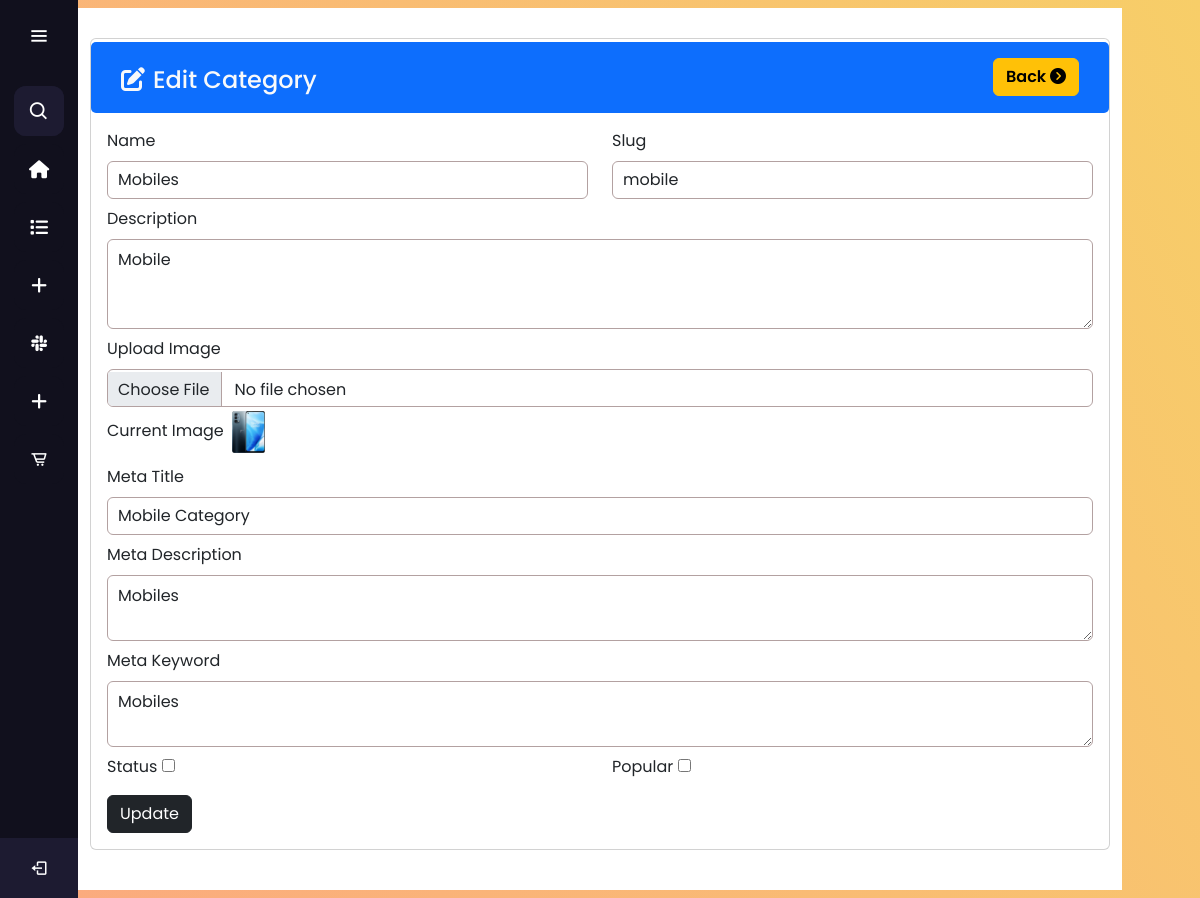
Page /Admin/edit-category.php?id=18 (signed in) on the committed database.
### tables this page shows
CREATE TABLE `categories` (
  `id` int(11) NOT NULL,
  `name` varchar(191) NOT NULL,
  `slug` varchar(191) NOT NULL,
  `description` mediumtext NOT NULL,
  `status` tinyint(4) NOT NULL DEFAULT 0,
  `popular` tinyint(4) NOT NULL DEFAULT 0,
  `image` varchar(191) NOT NULL,
  `meta_title` varchar(191) NOT NULL,
  `meta_description` mediumtext NOT NULL,
  `meta_keywords` mediumtext NOT NULL,
  `created_at` timestamp NOT NULL DEFAULT current_timestamp()
);

### functions/myfunctions.php (called while the page is built, shortened)
<?php
include('../config/dbcon.php');
    function getById($table,$id)
    {
        global $con;
        $query="SELECT * from $table where id='$id'";
        return $query_run = mysqli_query($con, $query);
    }
?>

### Admin/edit-category.php (the view, shortened to what this page needs)
<?php include("./includes/header.php") ?>
<?php include("./includes/sidebar.php") ?>
<section class="home-section">
    <div class="container ">
        <div class="row">
            <div class="col-md-12">
                <?php
                if (isset($_GET['id']))
                 {
                    $id = $_GET['id'];
                    $category=getById("categories",$id);
                    if(mysqli_num_rows($category) > 0)
                    {
                        $data = mysqli_fetch_array($category);
                        ?>
                            <div class="card">
                                <div class="head bg-primary pt-2">
                                    <div class="b pt-2">
                                        <a href="category.php" class="btn btn-warning float-end  fw-semibold fs-6">Back  <i class="fa-solid  fa-circle-chevron-right"></i></a>
                                    </div>
                                    <h4 class="pt-2 text-light"><i class="fa-sharp fa-solid fa-pen-to-square pe-2"></i>Edit Category</h4>
                                </div>
                                <div class="card-body">
                                    <form action="code.php" method="POST" enctype="multipart/form-data">
                                        <div class="row">
                                            <div class="col-md-6">
                                                <label for="">Name</label>
                                                <input type="text" name="name" value="<?= $data['name']?>" placeholder="Enter Category Name" class="form-control">
                                            </div>
                                            <div class="col-md-6">
                                                <label for="">Slug</label>
                                                <input type="text" name="slug" value="<?= $data['slug']?>" placeholder="Enter slug" class="form-control">
                                            </div>
                                            <div class="col-md-12 pt-2">
                                                <label for="">Description</label>
                                                <textarea rows="3" name="description"  placeholder="Enter description" id="" class="form-control"><?= $data['description']?></textarea>
                                            </div>
                                            <div class="col-md-12 pt-2">
                                                <label for="">Upload Image</label>
                                                <input type="file" name="image"  class="form-control" id="">
                                                <label for="">Current Image</label>
                                                <img class=" p-1" src="../uploads/<?=$data['image']?>" height="50px" width="" alt="">
                                            </div>
                                            <div class="col-md-12 pt-2">
                                                <label for="">Meta Title</label>
                                                <input rows="3" type="text" name="meta_title" value="<?= $data['meta_title']?>" placeholder="Enter meta description" class="form-control" id=""></input>
                                            </div>
                                            <div class="col-md-12 pt-2">
                                                <label for="">Meta Description</label>
                                                <textarea type="text" name="meta_description"  placeholder="Enter meta keyword" class="form-control" id=""><?= $data['meta_description']?></textarea>
                                            </div>
                                            <div class="col-md-12 pt-2">
                                                <label for="">Meta Keyword</label>
                                                <textarea type="text" name="meta_keywords"  placeholder="Enter meta title" class="form-control" id=""><?= $data['meta_keywords']?></textarea>
                                            </div>
                                            <div class="col-md-6 pt-2">
                                                <label for="">Status</label>
                                                <input type="checkbox" name="status" <?= $data['status']? "checked":""?> id="">
                                            </div>
                                            <div class="col-md-6 pt-2">
                                                <label for="">Popular</label>
                                                <input type="checkbox" name="popular" <?= $data['popular']? "checked":""?> id="">
                                            </div>
                                            <div class="col-md-12 pt-2">
                                                <button type="submit" class="btn btn-dark" name="update_category_btn">Update</button>
                                            </div>
                                        </div>
                                    </form>
                                </div>
                            </div>
                        <?php
                    }
                    else
                    {
                        echo"Category not found";
                    }
                }
                else
                {
                    echo "Id Missing from Url";
                }
                ?>
            </div>
</section>
<?php include("./includes/footer.php") ?>

### Admin/Assets/style/style1.css (style rules this page uses)
* { margin: 0; padding: 0; box-sizing: border-box; font-family: "Poppins" , sans-serif; }
.container { background: #fff; padding: 30px 40px 40px 50px; }
.home-section { position: sticky; background-color: #FBAB7E; background-image: linear-gradient(62deg, #FBAB7E 0%, #F7CE68 100%); min-height: 100vh; top: 0; left: 78px; width: calc(100% - 78px); transition: all 0.5s ease; z-index: 2; }
.head { border-radius: 5px; width: 100%; padding: 10px 30px; }

### Admin/Assets/style/category.css (style rules this page uses)
.card { border-width: 0px; border-color: none; padding-top: 3px; }

### Admin/includes/header.php (style rules this page uses)
.form-control { border: 1px solid #b3a1a1 !important; padding: 8px 10px; }

### rows in the picture
categories: name "Mobiles", slug "mobile", description "Mobile", image (picture), meta_title "Mobile Category", meta_description "Mobiles", meta_keywords "Mobiles"
